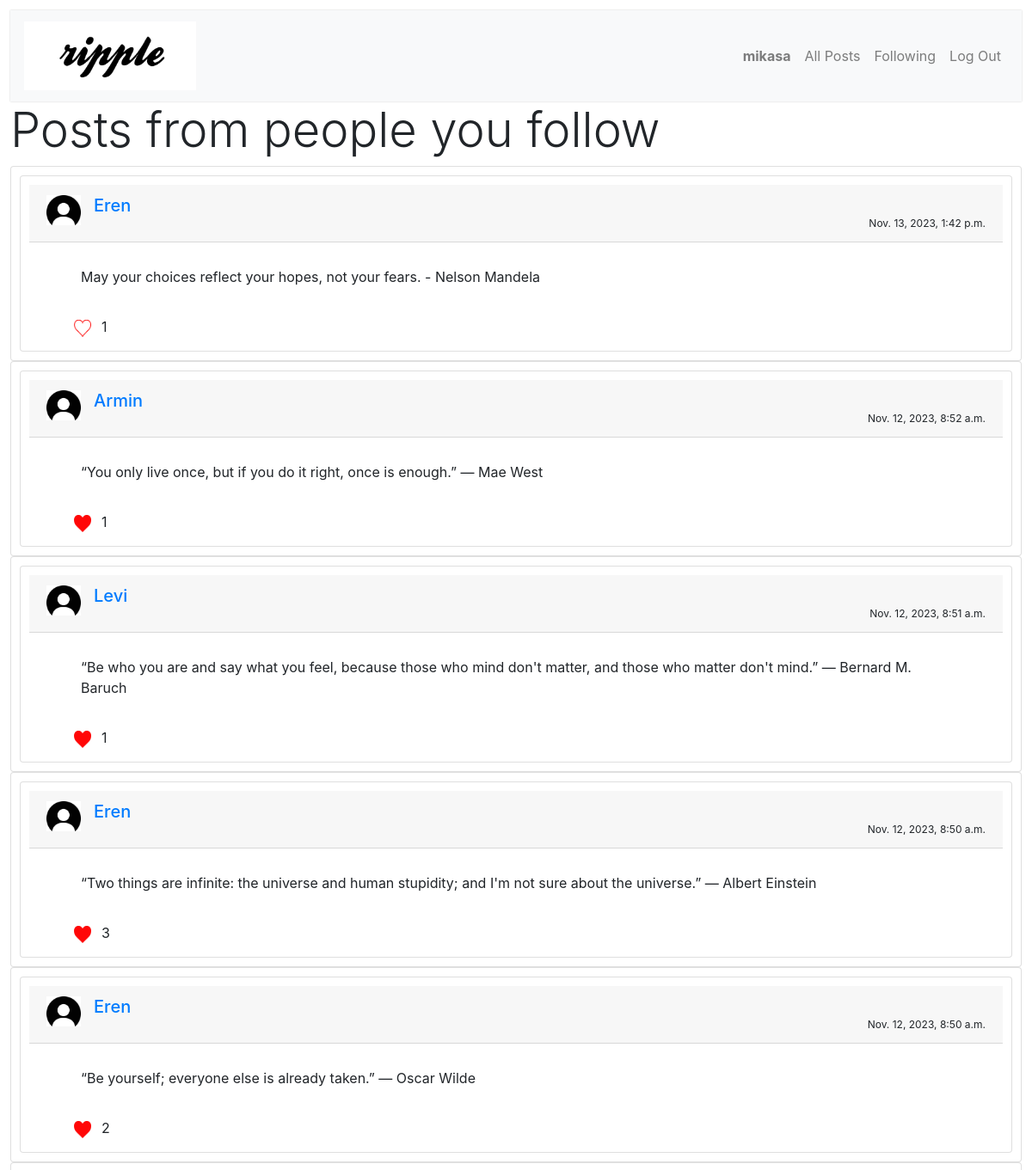
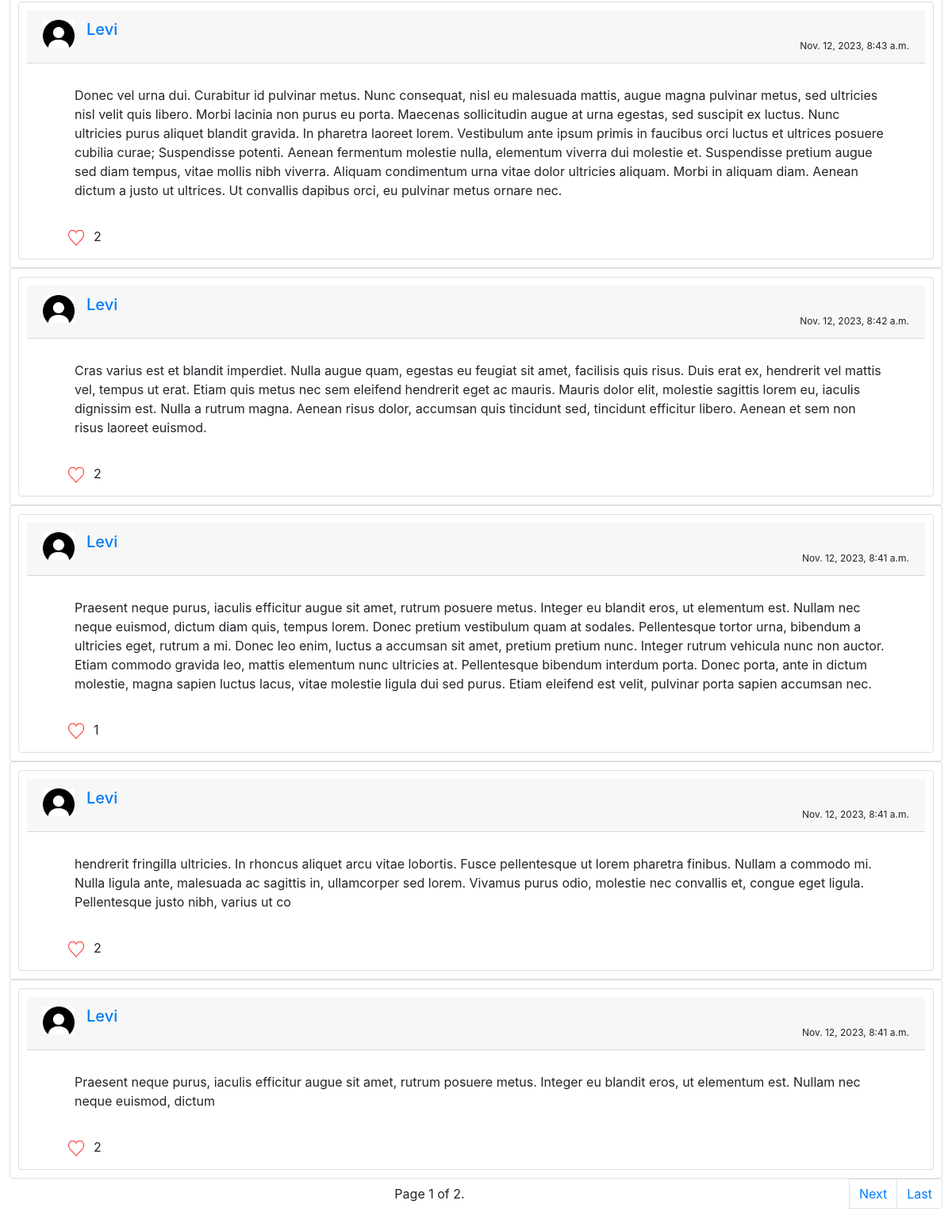
The page /following (signed in) on the database its author committed (2 pictures, top to bottom).
### network/models.py (models this page shows)
class User(AbstractUser):
    followers = models.ManyToManyField("self", symmetrical=False, related_name="following")

class Post(models.Model):
    creator = models.ForeignKey(User, on_delete=models.CASCADE, related_name="creator")
    text = models.CharField(max_length=300)
    timestamp = models.DateTimeField(auto_now_add=True)

### network/views.py (the view)
# urls.py: path("following", views.following, name="following"),
def following(request):
    user = request.user
    following = user.following.all()
    posts = Post.objects.filter(creator__in=following).order_by("-timestamp")
    if user.is_authenticated:
        liked_posts = [post for post in posts if Like.objects.filter(post=post, user=user).exists()]
    else:
        liked_posts = []
    paginator = Paginator(posts, 10)
    page = request.GET.get('page', 1)
    posts = paginator.page(page)
    return render(request, "network/following.html", {
        "posts": posts,
        "liked_posts": liked_posts,
        "paginator": paginator,
        "user" : user
    })

### network/templates/network/following.html (shortened to what this page needs)
{% extends "network/layout.html" %}
{% load static %}
{% block body %}
    {% if user.is_authenticated %}
        <h1 class="display-4">Posts from people you follow</h1>
        <div>
            {% for post in posts %}
            <div>
                <section class="card">
                    <div class="post card">
                        <div class="card-header container">
                            <div class="text-capitalize h5 mb-0">
                                <img class="thumbnail pull-left media-object" src="../static/network/dp.jpg" width="40px">
                                <a href="/{{ post.creator }}" style="margin: 15px;">{{ post.creator }}</a>
                            </div>
                            <div class="timestamp">{{ post.timestamp }}</div>
                        </div>
                        <div class="post-content card-body my-2">{{ post.text }}</div>
                        <div class="like">
                            <button class="like-button btn" style="border: none;">
                                {% if post in liked_posts %}
                                <img src="{% static 'network/liked.png' %}" alt="liked" width="20px" height="20px" class="unlike-icon">
                                {% else %}
                                <img src="{% static 'network/like.png' %}" alt="like" width="20px" height="20px" class="like-icon">
                                {% endif %}
                            </button>
                            <div class="like-count" style="display: grid; place-items: center;">{{ post.liked_on.count }}</div>
                        </div>
                    </div>
                </section>
            </div>
            {% empty %}
            <div>No posts.</div>
            {% endfor %}
        </div>
        <div>
            <nav>
                <ul class="pagination">
                    <li class="page-item active" style="width: 100%; display: grid; place-items: center;">
                            Page {{ posts.number }} of {{ posts.paginator.num_pages }}.
                    </li>
                    {% if posts.has_next %}
                        <li class="page-item"><a class="page-link" href="?page={{ posts.next_page_number }}">Next</a></li>
                        <li class="page-item"><a class="page-link" href="?page={{ posts.paginator.num_pages }}">Last</a></li>
                    {% endif %}
                </ul>
            </nav>
        </div>
    {% else %}
        <h2 class="display-3">You are not logged in!</h2>
        <h3 class="display-4"><a href="{% url 'login' %}">Log In</a> or <a href="{% url 'register' %}">Register.</a></h3>
    {% endif %}
{% endblock %}

### network/templates/network/layout.html (shortened to what this page needs)
{% load static %}
<!DOCTYPE html>
<html lang="en">
    <head>
        <link rel="stylesheet" href="https://cdnjs.cloudflare.com/ajax/libs/font-awesome/4.7.0/css/font-awesome.min.css">
        <link href="{% static 'network/styles.css' %}" rel="stylesheet">
        <link rel="stylesheet" href="https://stackpath.bootstrapcdn.com/bootstrap/4.4.1/css/bootstrap.min.css">
    </head>
    <body>
        <nav class="navbar navbar-expand-lg navbar-light bg-light navbar-custom">
            <a class="navbar-brand navbar-header nav" href="{% url 'index' %}">
                <div class="network-img">
                    <img src="{% static 'network/ripple.png' %}" alt="Connect" style="width: 200px;">
                </div>
            </a>
            <div class="navbar-nav ml-auto">
              <ul class="navbar-nav ml-auto navbar-right">
                {% if user.is_authenticated %}
                    <li class="nav-item">
                        <a class="nav-link" href="{% url 'profile' user.username %}"><strong>{{ user.username }}</strong></a>
                    </li>
                {% endif %}
                <li class="nav-item">
                  <a class="nav-link" href="{% url 'index' %}">All Posts</a>
                </li>
                {% if user.is_authenticated %}
                    <li class="nav-item">
                        <a class="nav-link" href="{% url 'following' %}">Following</a>
                    </li>
                    <li class="nav-item">
                        <a class="nav-link" href="{% url 'logout' %}">Log Out</a>
                    </li>
                {% endif %}
              </ul>
            </div>
          </nav>
        <div class="body">
            {% block body %}
            {% endblock %}
        </div>
    </body>
</html>

### network/static/network/styles.css (style rules this page uses)
body { margin: 20px; padding: 12px; }
.card { padding: 10px; }
.timestamp { font-size: 12px; text-align: right; }
.like { display: flex; }
.navbar-custom { background: #fff; border-color: #ccc; box-shadow: 0 0 2px 0 #ccc; }
.post-content, .like { margin-left: 40px; margin-right: 30px; }

### rows shown on the page
User: username "mikasa"
Post: creator "Eren", timestamp "Nov. 13, 2023, 1:42 p.m.", text "May your choices reflect your hopes, not your fears. - Nelson Mandela", liked_on.count "1"
Post: creator "Armin", timestamp "Nov. 12, 2023, 8:52 a.m.", text "“You only live once, but if you do it right, once is enough.” ― Mae West", liked_on.count "1"
Post: creator "Levi", timestamp "Nov. 12, 2023, 8:51 a.m.", text "“Be who you are and say what you feel, because those who mind don't matter, and those who matter don't mind.” ― Bernard M. Baruch", liked_on.count "1"
Post: creator "Eren", timestamp "Nov. 12, 2023, 8:50 a.m.", text "“Two things are infinite: the universe and human stupidity; and I'm not sure about the universe.” ― Albert Einstein", liked_on.count "3"
Post: creator "Eren", timestamp "Nov. 12, 2023, 8:50 a.m.", text "“Be yourself; everyone else is already taken.” ― Oscar Wilde", liked_on.count "2"
Post: creator "Levi", timestamp "Nov. 12, 2023, 8:43 a.m.", text "Donec vel urna dui. Curabitur id pulvinar metus. Nunc consequat, nisl eu malesuada mattis, augue magna pulvinar metus, sed ultricies nisl velit quis libero. Morbi lacinia non purus eu porta. Maecenas sollicitudin augue at urna egestas, sed suscipit ex luctus. Nunc ultricies purus aliquet blandit gravida. In pharetra laoreet lorem. Vestibulum ante ipsum primis in faucibus orci luctus et ultrices posuere cubilia curae; Suspendisse potenti. Aenean fermentum molestie nulla, elementum viverra dui molestie et. Suspendisse pretium augue sed diam tempus, vitae mollis nibh viverra. Aliquam condimentum urna vitae dolor ultricies aliquam. Morbi in aliquam diam. Aenean dictum a justo ut ultrices. Ut…", liked_on.count "2"
Post: creator "Levi", timestamp "Nov. 12, 2023, 8:42 a.m.", text "Cras varius est et blandit imperdiet. Nulla augue quam, egestas eu feugiat sit amet, facilisis quis risus. Duis erat ex, hendrerit vel mattis vel, tempus ut erat. Etiam quis metus nec sem eleifend hendrerit eget ac mauris. Mauris dolor elit, molestie sagittis lorem eu, iaculis dignissim est. Nulla a rutrum magna. Aenean risus dolor, accumsan quis tincidunt sed, tincidunt efficitur libero. Aenean et sem non risus laoreet euismod.", liked_on.count "2"
Post: creator "Levi", timestamp "Nov. 12, 2023, 8:41 a.m.", text "Praesent neque purus, iaculis efficitur augue sit amet, rutrum posuere metus. Integer eu blandit eros, ut elementum est. Nullam nec neque euismod, dictum diam quis, tempus lorem. Donec pretium vestibulum quam at sodales. Pellentesque tortor urna, bibendum a ultricies eget, rutrum a mi. Donec leo enim, luctus a accumsan sit amet, pretium pretium nunc. Integer rutrum vehicula nunc non auctor. Etiam commodo gravida leo, mattis elementum nunc ultricies at. Pellentesque bibendum interdum porta. Donec porta, ante in dictum molestie, magna sapien luctus lacus, vitae molestie ligula dui sed purus. Etiam eleifend est velit, pulvinar porta sapien accumsan nec.", liked_on.count "1"
Post: creator "Levi", timestamp "Nov. 12, 2023, 8:41 a.m.", text "hendrerit fringilla ultricies. In rhoncus aliquet arcu vitae lobortis. Fusce pellentesque ut lorem pharetra finibus. Nullam a commodo mi. Nulla ligula ante, malesuada ac sagittis in, ullamcorper sed lorem. Vivamus purus odio, molestie nec convallis et, congue eget ligula. Pellentesque justo nibh, varius ut co", liked_on.count "2"
Post: creator "Levi", timestamp "Nov. 12, 2023, 8:41 a.m.", text "Praesent neque purus, iaculis efficitur augue sit amet, rutrum posuere metus. Integer eu blandit eros, ut elementum est. Nullam nec neque euismod, dictum", liked_on.count "2"

### other values the page prints
{{ posts.number }} "1"
{{ posts.paginator.num_pages }} "2"
